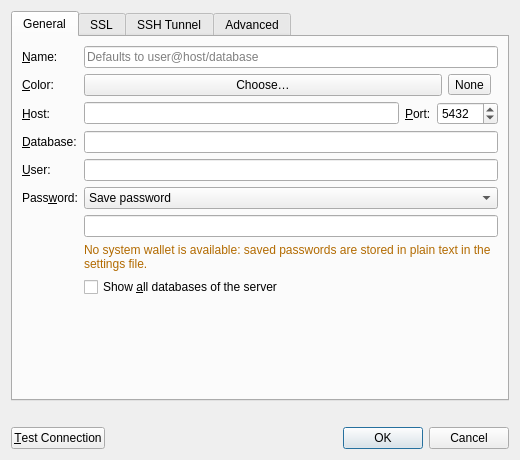
<?xml version="1.0" encoding="UTF-8"?>
<ui version="4.0">
 <class>ConnectionDialog</class>
 <widget class="QDialog" name="ConnectionDialog">
  <property name="geometry">
   <rect>
    <x>0</x>
    <y>0</y>
    <width>520</width>
    <height>460</height>
   </rect>
  </property>
  <property name="windowTitle">
   <string>Connection</string>
  </property>
  <layout class="QVBoxLayout" name="dialogLayout">
   <item>
    <widget class="QTabWidget" name="tabs">
     <property name="currentIndex">
      <number>0</number>
     </property>
     <widget class="QWidget" name="generalTab">
      <attribute name="title">
       <string>General</string>
      </attribute>
      <layout class="QFormLayout" name="generalForm">
       <item row="0" column="0">
        <widget class="QLabel" name="nameLabel">
         <property name="text">
          <string>&amp;Name:</string>
         </property>
         <property name="buddy">
          <cstring>name</cstring>
         </property>
        </widget>
       </item>
       <item row="0" column="1">
        <widget class="QLineEdit" name="name">
         <property name="placeholderText">
          <string>Defaults to user@host/database</string>
         </property>
        </widget>
       </item>
       <item row="1" column="0">
        <widget class="QLabel" name="colorLabel">
         <property name="text">
          <string>&amp;Color:</string>
         </property>
         <property name="buddy">
          <cstring>colorButton</cstring>
         </property>
        </widget>
       </item>
       <item row="1" column="1">
        <layout class="QHBoxLayout" name="colorRow">
         <item>
          <widget class="QPushButton" name="colorButton">
           <property name="text">
            <string>Choose…</string>
           </property>
          </widget>
         </item>
         <item>
          <widget class="QToolButton" name="clearColorButton">
           <property name="toolTip">
            <string>No color</string>
           </property>
           <property name="text">
            <string>None</string>
           </property>
          </widget>
         </item>
         <item>
          <spacer name="colorSpacer">
           <property name="orientation">
            <enum>Qt::Orientation::Horizontal</enum>
           </property>
          </spacer>
         </item>
        </layout>
       </item>
       <item row="2" column="0">
        <widget class="QLabel" name="hostLabel">
         <property name="text">
          <string>&amp;Host:</string>
         </property>
         <property name="buddy">
          <cstring>host</cstring>
         </property>
        </widget>
       </item>
       <item row="2" column="1">
        <layout class="QHBoxLayout" name="hostRow" stretch="1,0,0">
         <item>
          <widget class="QLineEdit" name="host"/>
         </item>
         <item>
          <widget class="QLabel" name="portLabel">
           <property name="text">
            <string>&amp;Port:</string>
           </property>
           <property name="buddy">
            <cstring>port</cstring>
           </property>
          </widget>
         </item>
         <item>
          <widget class="QSpinBox" name="port">
           <property name="minimum">
            <number>1</number>
           </property>
           <property name="maximum">
            <number>65535</number>
           </property>
           <property name="value">
            <number>5432</number>
           </property>
          </widget>
         </item>
        </layout>
       </item>
       <item row="3" column="0">
        <widget class="QLabel" name="databaseLabel">
         <property name="text">
          <string>&amp;Database:</string>
         </property>
         <property name="buddy">
          <cstring>database</cstring>
         </property>
        </widget>
       </item>
       <item row="3" column="1">
        <widget class="QLineEdit" name="database"/>
       </item>
       <item row="4" column="0">
        <widget class="QLabel" name="userLabel">
         <property name="text">
          <string>&amp;User:</string>
         </property>
         <property name="buddy">
          <cstring>user</cstring>
         </property>
        </widget>
       </item>
       <item row="4" column="1">
        <widget class="QLineEdit" name="user"/>
       </item>
       <item row="5" column="0">
        <widget class="QLabel" name="passwordModeLabel">
         <property name="text">
          <string>Pass&amp;word:</string>
         </property>
         <property name="buddy">
          <cstring>passwordMode</cstring>
         </property>
        </widget>
       </item>
       <item row="5" column="1">
        <widget class="QComboBox" name="passwordMode">
         <property name="toolTip">
          <string>The order of the items must match config::PasswordMode.</string>
         </property>
         <item>
          <property name="text">
           <string>Save password</string>
          </property>
         </item>
         <item>
          <property name="text">
           <string>Ask on every connect</string>
          </property>
         </item>
         <item>
          <property name="text">
           <string>No password (.pgpass, trust, peer, …)</string>
          </property>
         </item>
        </widget>
       </item>
       <item row="6" column="1">
        <widget class="QLineEdit" name="password">
         <property name="echoMode">
          <enum>QLineEdit::EchoMode::Password</enum>
         </property>
        </widget>
       </item>
       <item row="7" column="1">
        <widget class="QLabel" name="walletWarning">
         <property name="styleSheet">
          <string notr="true">color: #b26a00;</string>
         </property>
         <property name="text">
          <string>No system wallet is available: saved passwords are stored in plain text in the settings file.</string>
         </property>
         <property name="wordWrap">
          <bool>true</bool>
         </property>
        </widget>
       </item>
       <item row="8" column="1">
        <widget class="QCheckBox" name="showAllDatabases">
         <property name="text">
          <string>Show &amp;all databases of the server</string>
         </property>
        </widget>
       </item>
      </layout>
     </widget>
     <widget class="QWidget" name="sslTab">
      <attribute name="title">
       <string>SSL</string>
      </attribute>
      <layout class="QFormLayout" name="sslForm">
       <item row="0" column="0">
        <widget class="QLabel" name="sslModeLabel">
         <property name="text">
          <string>SSL &amp;mode:</string>
         </property>
         <property name="buddy">
          <cstring>sslMode</cstring>
         </property>
        </widget>
       </item>
       <item row="0" column="1">
        <widget class="QComboBox" name="sslMode">
         <item>
          <property name="text">
           <string notr="true">disable</string>
          </property>
         </item>
         <item>
          <property name="text">
           <string notr="true">allow</string>
          </property>
         </item>
         <item>
          <property name="text">
           <string notr="true">prefer</string>
          </property>
         </item>
         <item>
          <property name="text">
           <string notr="true">require</string>
          </property>
         </item>
         <item>
          <property name="text">
           <string notr="true">verify-ca</string>
          </property>
         </item>
         <item>
          <property name="text">
           <string notr="true">verify-full</string>
          </property>
         </item>
        </widget>
       </item>
       <item row="1" column="0">
        <widget class="QLabel" name="sslRootCertLabel">
         <property name="text">
          <string>&amp;Root certificate:</string>
         </property>
         <property name="buddy">
          <cstring>sslRootCert</cstring>
         </property>
        </widget>
       </item>
       <item row="1" column="1">
        <layout class="QHBoxLayout" name="sslRootCertRow" stretch="1,0">
         <item>
          <widget class="QLineEdit" name="sslRootCert"/>
         </item>
         <item>
          <widget class="QToolButton" name="sslRootCertBrowse">
           <property name="toolTip">
            <string>Browse</string>
           </property>
           <property name="text">
            <string notr="true">…</string>
           </property>
          </widget>
         </item>
        </layout>
       </item>
       <item row="2" column="0">
        <widget class="QLabel" name="sslCertLabel">
         <property name="text">
          <string>Client &amp;certificate:</string>
         </property>
         <property name="buddy">
          <cstring>sslCert</cstring>
         </property>
        </widget>
       </item>
       <item row="2" column="1">
        <layout class="QHBoxLayout" name="sslCertRow" stretch="1,0">
         <item>
          <widget class="QLineEdit" name="sslCert"/>
         </item>
         <item>
          <widget class="QToolButton" name="sslCertBrowse">
           <property name="toolTip">
            <string>Browse</string>
           </property>
           <property name="text">
            <string notr="true">…</string>
           </property>
          </widget>
         </item>
        </layout>
       </item>
       <item row="3" column="0">
        <widget class="QLabel" name="sslKeyLabel">
         <property name="text">
          <string>Client &amp;key:</string>
         </property>
         <property name="buddy">
          <cstring>sslKey</cstring>
         </property>
        </widget>
       </item>
       <item row="3" column="1">
        <layout class="QHBoxLayout" name="sslKeyRow" stretch="1,0">
         <item>
          <widget class="QLineEdit" name="sslKey"/>
         </item>
         <item>
          <widget class="QToolButton" name="sslKeyBrowse">
           <property name="toolTip">
            <string>Browse</string>
           </property>
           <property name="text">
            <string notr="true">…</string>
           </property>
          </widget>
         </item>
        </layout>
       </item>
      </layout>
     </widget>
     <widget class="QWidget" name="sshTab">
      <attribute name="title">
       <string>SSH Tunnel</string>
      </attribute>
      <layout class="QVBoxLayout" name="sshLayout">
       <item>
        <widget class="QGroupBox" name="ssh">
         <property name="title">
          <string>Connect through an &amp;SSH tunnel</string>
         </property>
         <property name="checkable">
          <bool>true</bool>
         </property>
         <property name="checked">
          <bool>false</bool>
         </property>
         <layout class="QFormLayout" name="sshForm">
          <item row="0" column="0">
           <widget class="QLabel" name="sshHostLabel">
            <property name="text">
             <string>SSH &amp;host:</string>
            </property>
            <property name="buddy">
             <cstring>sshHost</cstring>
            </property>
           </widget>
          </item>
          <item row="0" column="1">
           <layout class="QHBoxLayout" name="sshHostRow" stretch="1,0,0">
            <item>
             <widget class="QLineEdit" name="sshHost"/>
            </item>
            <item>
             <widget class="QLabel" name="sshPortLabel">
              <property name="text">
               <string>P&amp;ort:</string>
              </property>
              <property name="buddy">
               <cstring>sshPort</cstring>
              </property>
             </widget>
            </item>
            <item>
             <widget class="QSpinBox" name="sshPort">
              <property name="minimum">
               <number>1</number>
              </property>
              <property name="maximum">
               <number>65535</number>
              </property>
              <property name="value">
               <number>22</number>
              </property>
             </widget>
            </item>
           </layout>
          </item>
          <item row="1" column="0">
           <widget class="QLabel" name="sshUserLabel">
            <property name="text">
             <string>SSH &amp;user:</string>
            </property>
            <property name="buddy">
             <cstring>sshUser</cstring>
            </property>
           </widget>
          </item>
          <item row="1" column="1">
           <widget class="QLineEdit" name="sshUser">
            <property name="placeholderText">
             <string>Your login name</string>
            </property>
           </widget>
          </item>
          <item row="2" column="0">
           <widget class="QLabel" name="sshAuthLabel">
            <property name="text">
             <string>&amp;Authentication:</string>
            </property>
            <property name="buddy">
             <cstring>sshAuth</cstring>
            </property>
           </widget>
          </item>
          <item row="2" column="1">
           <widget class="QComboBox" name="sshAuth">
            <property name="toolTip">
             <string>The order of the items must match config::SshTunnelSettings::Auth.</string>
            </property>
            <item>
             <property name="text">
              <string>SSH agent or default keys</string>
             </property>
            </item>
            <item>
             <property name="text">
              <string>Private key file</string>
             </property>
            </item>
            <item>
             <property name="text">
              <string>Password</string>
             </property>
            </item>
           </widget>
          </item>
          <item row="3" column="0">
           <widget class="QLabel" name="sshKeyFileLabel">
            <property name="text">
             <string>&amp;Key file:</string>
            </property>
            <property name="buddy">
             <cstring>sshKeyFile</cstring>
            </property>
           </widget>
          </item>
          <item row="3" column="1">
           <widget class="QWidget" name="sshKeyField" native="true">
            <layout class="QHBoxLayout" name="sshKeyRow" stretch="1,0">
             <property name="leftMargin">
              <number>0</number>
             </property>
             <property name="topMargin">
              <number>0</number>
             </property>
             <property name="rightMargin">
              <number>0</number>
             </property>
             <property name="bottomMargin">
              <number>0</number>
             </property>
             <item>
              <widget class="QLineEdit" name="sshKeyFile"/>
             </item>
             <item>
              <widget class="QToolButton" name="sshKeyFileBrowse">
               <property name="toolTip">
                <string>Browse</string>
               </property>
               <property name="text">
                <string notr="true">…</string>
               </property>
              </widget>
             </item>
            </layout>
           </widget>
          </item>
          <item row="4" column="0">
           <widget class="QLabel" name="sshSecretLabel">
            <property name="text">
             <string>Pass&amp;word:</string>
            </property>
            <property name="buddy">
             <cstring>sshSecret</cstring>
            </property>
           </widget>
          </item>
          <item row="4" column="1">
           <widget class="QLineEdit" name="sshSecret">
            <property name="echoMode">
             <enum>QLineEdit::EchoMode::Password</enum>
            </property>
           </widget>
          </item>
          <item row="5" column="1">
           <widget class="QCheckBox" name="sshSaveSecret">
            <property name="text">
             <string>Save the password</string>
            </property>
           </widget>
          </item>
          <item row="6" column="0" colspan="2">
           <widget class="QLabel" name="sshNote">
            <property name="enabled">
             <bool>false</bool>
            </property>
            <property name="text">
             <string>Uses the ssh program. The server's host key is accepted and remembered the first time; a changed key fails the connection.</string>
            </property>
            <property name="wordWrap">
             <bool>true</bool>
            </property>
           </widget>
          </item>
         </layout>
        </widget>
       </item>
       <item>
        <spacer name="sshSpacer">
         <property name="orientation">
          <enum>Qt::Orientation::Vertical</enum>
         </property>
        </spacer>
       </item>
      </layout>
     </widget>
     <widget class="QWidget" name="advancedTab">
      <attribute name="title">
       <string>Advanced</string>
      </attribute>
      <layout class="QFormLayout" name="advancedForm">
       <item row="0" column="0">
        <widget class="QLabel" name="applicationNameLabel">
         <property name="text">
          <string>Application &amp;name:</string>
         </property>
         <property name="buddy">
          <cstring>applicationName</cstring>
         </property>
        </widget>
       </item>
       <item row="0" column="1">
        <widget class="QLineEdit" name="applicationName"/>
       </item>
       <item row="1" column="0">
        <widget class="QLabel" name="connectTimeoutLabel">
         <property name="text">
          <string>Connect &amp;timeout:</string>
         </property>
         <property name="buddy">
          <cstring>connectTimeout</cstring>
         </property>
        </widget>
       </item>
       <item row="1" column="1">
        <widget class="QSpinBox" name="connectTimeout">
         <property name="specialValueText">
          <string>None</string>
         </property>
         <property name="suffix">
          <string> s</string>
         </property>
         <property name="maximum">
          <number>600</number>
         </property>
        </widget>
       </item>
       <item row="2" column="0">
        <widget class="QLabel" name="extraParametersLabel">
         <property name="text">
          <string>&amp;Extra parameters:</string>
         </property>
         <property name="buddy">
          <cstring>extraParameters</cstring>
         </property>
        </widget>
       </item>
       <item row="2" column="1">
        <widget class="QLineEdit" name="extraParameters">
         <property name="toolTip">
          <string>Further libpq connection parameters, as keyword=value pairs separated by spaces</string>
         </property>
         <property name="placeholderText">
          <string notr="true">target_session_attrs=read-write keepalives_idle=60</string>
         </property>
        </widget>
       </item>
      </layout>
     </widget>
    </widget>
   </item>
   <item>
    <widget class="QLabel" name="status">
     <property name="wordWrap">
      <bool>true</bool>
     </property>
     <property name="textInteractionFlags">
      <set>Qt::TextInteractionFlag::TextSelectableByMouse</set>
     </property>
    </widget>
   </item>
   <item>
    <layout class="QHBoxLayout" name="buttonRow" stretch="0,1">
     <item>
      <widget class="QPushButton" name="testButton">
       <property name="text">
        <string>&amp;Test Connection</string>
       </property>
      </widget>
     </item>
     <item>
      <widget class="QDialogButtonBox" name="buttons">
       <property name="standardButtons">
        <set>QDialogButtonBox::StandardButton::Cancel|QDialogButtonBox::StandardButton::Ok</set>
       </property>
      </widget>
     </item>
    </layout>
   </item>
  </layout>
 </widget>
 <tabstops>
  <tabstop>tabs</tabstop>
  <tabstop>name</tabstop>
  <tabstop>colorButton</tabstop>
  <tabstop>clearColorButton</tabstop>
  <tabstop>host</tabstop>
  <tabstop>port</tabstop>
  <tabstop>database</tabstop>
  <tabstop>user</tabstop>
  <tabstop>passwordMode</tabstop>
  <tabstop>password</tabstop>
  <tabstop>showAllDatabases</tabstop>
  <tabstop>testButton</tabstop>
 </tabstops>
 <resources/>
 <connections/>
</ui>
